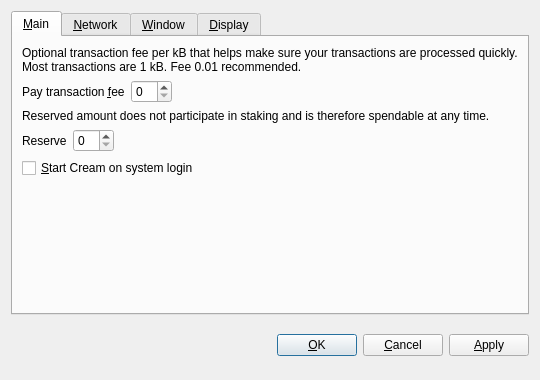
<?xml version="1.0" encoding="UTF-8"?>
<ui version="4.0">
 <class>OptionsDialog</class>
 <widget class="QDialog" name="OptionsDialog">
  <property name="geometry">
   <rect>
    <x>0</x>
    <y>0</y>
    <width>540</width>
    <height>380</height>
   </rect>
  </property>
  <property name="windowTitle">
   <string>Options</string>
  </property>
  <property name="modal">
   <bool>true</bool>
  </property>
  <layout class="QVBoxLayout" name="verticalLayout">
   <item>
    <widget class="QTabWidget" name="tabWidget">
     <property name="tabPosition">
      <enum>QTabWidget::North</enum>
     </property>
     <property name="currentIndex">
      <number>0</number>
     </property>
     <widget class="QWidget" name="tabMain">
      <attribute name="title">
       <string>&amp;Main</string>
      </attribute>
      <layout class="QVBoxLayout" name="verticalLayout_Main">
       <item>
        <widget class="QLabel" name="transactionFeeInfoLabel">
         <property name="text">
          <string>Optional transaction fee per kB that helps make sure your transactions are processed quickly. Most transactions are 1 kB. Fee 0.01 recommended.</string>
         </property>
         <property name="textFormat">
          <enum>Qt::PlainText</enum>
         </property>
         <property name="wordWrap">
          <bool>true</bool>
         </property>
        </widget>
       </item>
       <item>
        <layout class="QHBoxLayout" name="horizontalLayoutFee">
         <item>
          <widget class="QLabel" name="transactionFeeLabel">
           <property name="text">
            <string>Pay transaction &amp;fee</string>
           </property>
           <property name="textFormat">
            <enum>Qt::PlainText</enum>
           </property>
           <property name="buddy">
            <cstring>transactionFee</cstring>
           </property>
          </widget>
         </item>
         <item>
          <widget class="BitcoinAmountField" name="transactionFee"/>
         </item>
         <item>
          <spacer name="horizontalSpacerFee">
           <property name="orientation">
            <enum>Qt::Horizontal</enum>
           </property>
           <property name="sizeHint" stdset="0">
            <size>
             <width>40</width>
             <height>20</height>
            </size>
           </property>
          </spacer>
         </item>
        </layout>
       </item>
       <item>
        <widget class="QLabel" name="reserveBalanceInfoLabel">
         <property name="text">
          <string>Reserved amount does not participate in staking and is therefore spendable at any time.</string>
         </property>
         <property name="textFormat">
          <enum>Qt::PlainText</enum>
         </property>
         <property name="wordWrap">
          <bool>true</bool>
         </property>
        </widget>
       </item>
       <item>
        <layout class="QHBoxLayout" name="horizontalLayoutReserveBalance">
         <item>
          <widget class="QLabel" name="reserveBalanceLabel">
           <property name="text">
            <string>Reserve</string>
           </property>
           <property name="textFormat">
            <enum>Qt::PlainText</enum>
           </property>
           <property name="buddy">
            <cstring>reserveBalance</cstring>
           </property>
          </widget>
         </item>
         <item>
          <widget class="BitcoinAmountField" name="reserveBalance"/>
         </item>
         <item>
          <spacer name="horizontalSpacerReserveBalance">
           <property name="orientation">
            <enum>Qt::Horizontal</enum>
           </property>
           <property name="sizeHint" stdset="0">
            <size>
             <width>40</width>
             <height>20</height>
            </size>
           </property>
          </spacer>
         </item>
        </layout>
       </item>
       <item>
        <widget class="QCheckBox" name="bitcoinAtStartup">
         <property name="toolTip">
          <string>Automatically start Cream after logging in to the system.</string>
         </property>
         <property name="text">
          <string>&amp;Start Cream on system login</string>
         </property>
        </widget>
       </item>
       <item>
        <spacer name="verticalSpacer_Main">
         <property name="orientation">
          <enum>Qt::Vertical</enum>
         </property>
         <property name="sizeHint" stdset="0">
          <size>
           <width>20</width>
           <height>40</height>
          </size>
         </property>
        </spacer>
       </item>
      </layout>
     </widget>
     <widget class="QWidget" name="tabNetwork">
      <attribute name="title">
       <string>&amp;Network</string>
      </attribute>
      <layout class="QVBoxLayout" name="verticalLayout_Network">
       <item>
        <widget class="QCheckBox" name="mapPortUpnp">
         <property name="toolTip">
          <string>Automatically open the Cream client port on the router. This only works when your router supports UPnP and it is enabled.</string>
         </property>
         <property name="text">
          <string>Map port using &amp;UPnP</string>
         </property>
        </widget>
       </item>
       <item>
        <widget class="QCheckBox" name="connectSocks">
         <property name="toolTip">
          <string>Connect to the Cream network through a SOCKS5 proxy (e.g. when connecting through Tor).</string>
         </property>
         <property name="text">
          <string>&amp;Connect through SOCKS5 proxy:</string>
         </property>
        </widget>
       </item>
       <item>
        <layout class="QHBoxLayout" name="horizontalLayout_Network">
         <item>
          <widget class="QLabel" name="proxyIpLabel">
           <property name="text">
            <string>Proxy &amp;IP:</string>
           </property>
           <property name="textFormat">
            <enum>Qt::PlainText</enum>
           </property>
           <property name="buddy">
            <cstring>proxyIp</cstring>
           </property>
          </widget>
         </item>
         <item>
          <widget class="QValidatedLineEdit" name="proxyIp">
           <property name="maximumSize">
            <size>
             <width>140</width>
             <height>16777215</height>
            </size>
           </property>
           <property name="toolTip">
            <string>IP address of the proxy (e.g. 127.0.0.1)</string>
           </property>
          </widget>
         </item>
         <item>
          <widget class="QLabel" name="proxyPortLabel">
           <property name="text">
            <string>&amp;Port:</string>
           </property>
           <property name="textFormat">
            <enum>Qt::PlainText</enum>
           </property>
           <property name="buddy">
            <cstring>proxyPort</cstring>
           </property>
          </widget>
         </item>
         <item>
          <widget class="QLineEdit" name="proxyPort">
           <property name="maximumSize">
            <size>
             <width>55</width>
             <height>16777215</height>
            </size>
           </property>
           <property name="toolTip">
            <string>Port of the proxy (e.g. 9050)</string>
           </property>
          </widget>
         </item>
         <item>
          <spacer name="horizontalSpacer_Network">
           <property name="orientation">
            <enum>Qt::Horizontal</enum>
           </property>
           <property name="sizeHint" stdset="0">
            <size>
             <width>40</width>
             <height>20</height>
            </size>
           </property>
          </spacer>
         </item>
        </layout>
       </item>
       <item>
        <spacer name="verticalSpacer_Network">
         <property name="orientation">
          <enum>Qt::Vertical</enum>
         </property>
         <property name="sizeHint" stdset="0">
          <size>
           <width>20</width>
           <height>40</height>
          </size>
         </property>
        </spacer>
       </item>
      </layout>
     </widget>
     <widget class="QWidget" name="tabWindow">
      <attribute name="title">
       <string>&amp;Window</string>
      </attribute>
      <layout class="QVBoxLayout" name="verticalLayout_Window">
       <item>
        <widget class="QCheckBox" name="minimizeToTray">
         <property name="toolTip">
          <string>Show only a tray icon after minimizing the window.</string>
         </property>
         <property name="text">
          <string>&amp;Minimize to the tray instead of the taskbar</string>
         </property>
        </widget>
       </item>
       <item>
        <widget class="QCheckBox" name="minimizeOnClose">
         <property name="toolTip">
          <string>Minimize instead of exit the application when the window is closed. When this option is enabled, the application will be closed only after selecting Quit in the menu.</string>
         </property>
         <property name="text">
          <string>M&amp;inimize on close</string>
         </property>
        </widget>
       </item>
       <item>
        <spacer name="verticalSpacer_Window">
         <property name="orientation">
          <enum>Qt::Vertical</enum>
         </property>
         <property name="sizeHint" stdset="0">
          <size>
           <width>20</width>
           <height>40</height>
          </size>
         </property>
        </spacer>
       </item>
      </layout>
     </widget>
     <widget class="QWidget" name="tabDisplay">
      <attribute name="title">
       <string>&amp;Display</string>
      </attribute>
      <layout class="QVBoxLayout" name="verticalLayout_Display">
       <item>
        <layout class="QHBoxLayout" name="horizontalLayout_1_Display">
         <item>
          <widget class="QLabel" name="langLabel">
           <property name="text">
            <string>User Interface &amp;language:</string>
           </property>
           <property name="textFormat">
            <enum>Qt::PlainText</enum>
           </property>
           <property name="buddy">
            <cstring>lang</cstring>
           </property>
          </widget>
         </item>
         <item>
          <widget class="QValueComboBox" name="lang">
           <property name="toolTip">
            <string>The user interface language can be set here. This setting will take effect after restarting Cream.</string>
           </property>
          </widget>
         </item>
        </layout>
       </item>
       <item>
        <layout class="QHBoxLayout" name="horizontalLayout_2_Display">
         <item>
          <widget class="QLabel" name="unitLabel">
           <property name="text">
            <string>&amp;Unit to show amounts in:</string>
           </property>
           <property name="textFormat">
            <enum>Qt::PlainText</enum>
           </property>
           <property name="buddy">
            <cstring>unit</cstring>
           </property>
          </widget>
         </item>
         <item>
          <widget class="QValueComboBox" name="unit">
           <property name="toolTip">
            <string>Choose the default subdivision unit to show in the interface and when sending coins.</string>
           </property>
          </widget>
         </item>
        </layout>
       </item>
       <item>
        <widget class="QCheckBox" name="coinControlFeatures">
         <property name="toolTip">
          <string>Whether to show coin control features or not.</string>
         </property>
         <property name="text">
          <string>Display coin &amp;control features (experts only!)</string>
         </property>
        </widget>
       </item>
       <item>
        <widget class="QCheckBox" name="minimizeCoinAge">
         <property name="toolTip">
          <string>Whether to select the coin outputs randomly or with minimal coin age.</string>
         </property>
         <property name="text">
          <string>Minimize weight consumption (experimental)</string>
         </property>
        </widget>
       </item>
       <item>
        <widget class="QCheckBox" name="useBlackTheme">
         <property name="text">
          <string>Use black visual theme (requires restart)</string>
         </property>
        </widget>
       </item>
       <item>
        <spacer name="verticalSpacer_Display">
         <property name="orientation">
          <enum>Qt::Vertical</enum>
         </property>
         <property name="sizeHint" stdset="0">
          <size>
           <width>20</width>
           <height>40</height>
          </size>
         </property>
        </spacer>
       </item>
      </layout>
     </widget>
    </widget>
   </item>
   <item>
    <layout class="QHBoxLayout" name="horizontalLayout_Buttons">
     <item>
      <spacer name="horizontalSpacer_1">
       <property name="orientation">
        <enum>Qt::Horizontal</enum>
       </property>
       <property name="sizeHint" stdset="0">
        <size>
         <width>40</width>
         <height>48</height>
        </size>
       </property>
      </spacer>
     </item>
     <item>
      <widget class="QLabel" name="statusLabel">
       <property name="font">
        <font>
         <weight>75</weight>
         <bold>true</bold>
        </font>
       </property>
       <property name="text">
        <string/>
       </property>
       <property name="textFormat">
        <enum>Qt::PlainText</enum>
       </property>
       <property name="wordWrap">
        <bool>true</bool>
       </property>
      </widget>
     </item>
     <item>
      <spacer name="horizontalSpacer_2">
       <property name="orientation">
        <enum>Qt::Horizontal</enum>
       </property>
       <property name="sizeHint" stdset="0">
        <size>
         <width>40</width>
         <height>48</height>
        </size>
       </property>
      </spacer>
     </item>
     <item>
      <widget class="QPushButton" name="okButton">
       <property name="text">
        <string>&amp;OK</string>
       </property>
      </widget>
     </item>
     <item>
      <widget class="QPushButton" name="cancelButton">
       <property name="text">
        <string>&amp;Cancel</string>
       </property>
       <property name="autoDefault">
        <bool>false</bool>
       </property>
      </widget>
     </item>
     <item>
      <widget class="QPushButton" name="applyButton">
       <property name="text">
        <string>&amp;Apply</string>
       </property>
       <property name="autoDefault">
        <bool>false</bool>
       </property>
      </widget>
     </item>
    </layout>
   </item>
  </layout>
 </widget>
 <customwidgets>
  <customwidget>
   <class>BitcoinAmountField</class>
   <extends>QSpinBox</extends>
   <header>bitcoinamountfield.h</header>
  </customwidget>
  <customwidget>
   <class>QValueComboBox</class>
   <extends>QComboBox</extends>
   <header>qvaluecombobox.h</header>
  </customwidget>
  <customwidget>
   <class>QValidatedLineEdit</class>
   <extends>QLineEdit</extends>
   <header>qvalidatedlineedit.h</header>
  </customwidget>
 </customwidgets>
 <resources/>
 <connections/>
</ui>
